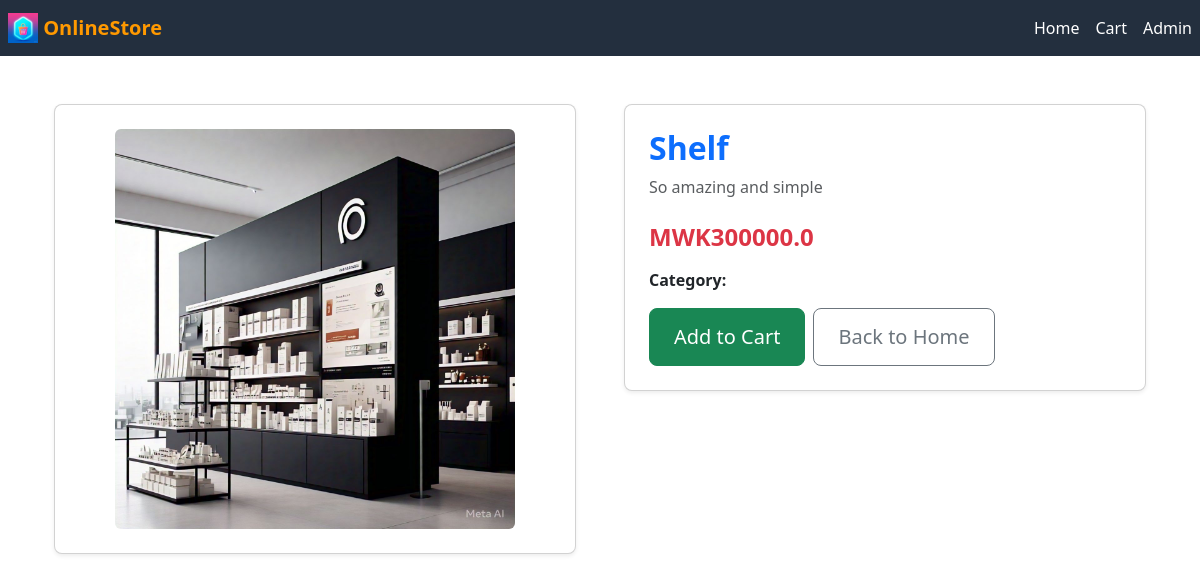
Page /product/1 on the committed database.
### app.py (models this page shows, shortened)
class Product(db.Model):
    id = db.Column(db.Integer, primary_key=True)
    name = db.Column(db.String(255), nullable=False)
    price = db.Column(db.Float, nullable=False)
    description = db.Column(db.String(500), nullable=True)
    image_url = db.Column(db.String(500), nullable=True)  # assuming image URLs are stored here
    category_id = db.Column(db.Integer, db.ForeignKey('category.id'), nullable=False)
    category = db.relationship('Category', backref='products', lazy=True)

### app.py (the view)
@app.route('/product/<int:product_id>')
def product_details(product_id):
    product = Product.query.get_or_404(product_id)
    return render_template('product_details.html', product=product)

### templates/product_details.html (shortened to what this page needs)
{% extends "base.html" %}
{% block content %}
<div class="container my-5">
    <div class="row gx-5">
        <div class="col-lg-6">
            <div class="card shadow-sm">
                <div class="card-body text-center">
                    {% if product.image_url %}
                        <img src="{{ url_for('static', filename='uploads/' + product.image_url.split('/')[-1]) }}" class="img-fluid rounded" alt="{{ product.name }}" style="max-height: 400px;">
                    {% else %}
                        <img src="{{ url_for('static', filename='default-image.jpg') }}" class="img-fluid rounded" alt="Default Image" style="max-height: 400px;">
                    {% endif %}
                </div>
            </div>
        </div>
        <div class="col-lg-6">
            <div class="card shadow-sm">
                <div class="card-body">
                    <h2 class="fw-bold text-primary">{{ product.name }}</h2>
                    <p class="text-muted mb-4">{{ product.description }}</p>
                    <div class="mb-3">
                        <span class="h4 text-danger fw-bold">MWK{{ product.price }}</span>
                    </div>
                    <p class="mb-3"><strong>Category:</strong> {{ product.category.name }}</p>
                    <div class="d-flex gap-2">
                        <form action="{{ url_for('add_to_cart', product_id=product.id) }}" method="POST" class="d-inline">
                            <button type="submit" class="btn btn-success btn-lg px-4"> Add to Cart</button>
                        </form>
                        <a href="/" class="btn btn-outline-secondary btn-lg px-4"> Back to Home</a>
                    </div>
                </div>
            </div>
        </div>
    </div>
</div>
{% endblock %}

### static/css/style.css (style rules this page uses)
.container { position: relative; }
.card { border-radius: 8px; box-shadow: 0 4px 8px rgba(0, 0, 0, 0.1); }
.card-body { padding: 1.5rem; }
.btn-lg { padding: 0.8rem 1.5rem; }

### rows in the picture
Product: image_url+name (picture), name "Shelf", description "So amazing and simple", price "300000.0"
